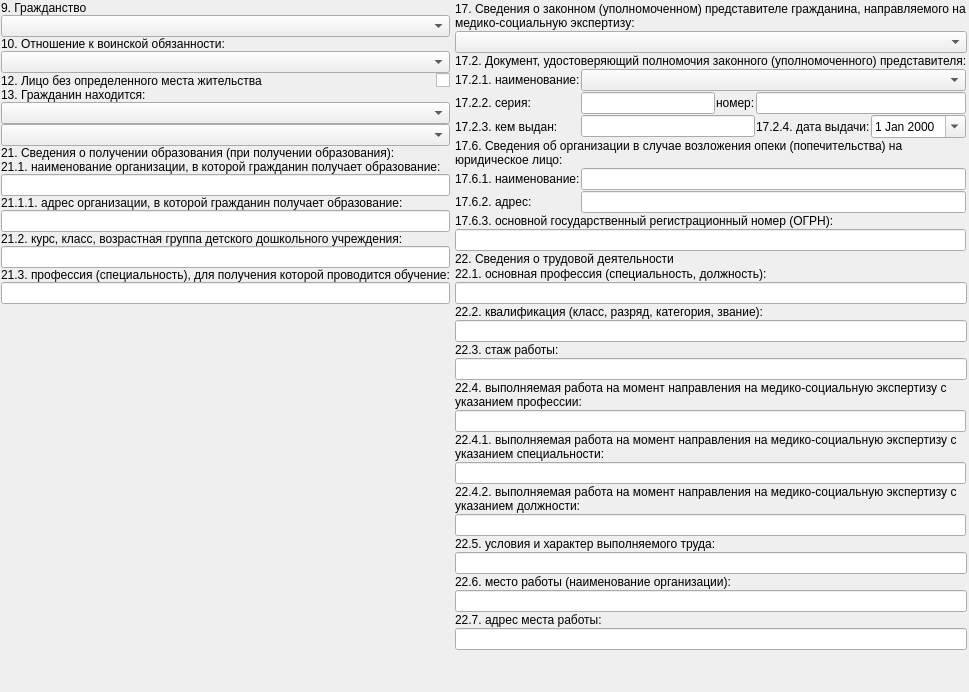
          <widget class="QWidget" name="tabClientData">
           <attribute name="title">
            <string>Данные о пациенте</string>
           </attribute>
           <layout class="QGridLayout" name="gridLayout_25">
            <property name="margin">
             <number>1</number>
            </property>
            <property name="spacing">
             <number>1</number>
            </property>
            <item row="0" column="0">
             <layout class="QGridLayout" name="gridLayout_24">
              <property name="spacing">
               <number>4</number>
              </property>
              <item row="0" column="0">
               <layout class="QGridLayout" name="gridLayout_23">
                <property name="spacing">
                 <number>0</number>
                </property>
                <item row="6" column="0" colspan="2">
                 <widget class="CStrComboBox" name="cmbClientIsLocated"/>
                </item>
                <item row="3" column="0" colspan="2">
                 <widget class="CStrComboBox" name="cmbClientMilitaryDuty"/>
                </item>
                <item row="4" column="0">
                 <widget class="QLabel" name="lblClientNoFixedPlaceResidence">
                  <property name="text">
                   <string>12. Лицо без определенного места жительства</string>
                  </property>
                 </widget>
                </item>
                <item row="4" column="1">
                 <widget class="QCheckBox" name="chkClientNoFixedPlaceResidence">
                  <property name="sizePolicy">
                   <sizepolicy hsizetype="Fixed" vsizetype="Fixed">
                    <horstretch>0</horstretch>
                    <verstretch>0</verstretch>
                   </sizepolicy>
                  </property>
                  <property name="layoutDirection">
                   <enum>Qt::RightToLeft</enum>
                  </property>
                  <property name="text">
                   <string/>
                  </property>
                 </widget>
                </item>
                <item row="0" column="0" colspan="2">
                 <widget class="QLabel" name="lblClientCitizenship">
                  <property name="text">
                   <string>9. Гражданство</string>
                  </property>
                 </widget>
                </item>
                <item row="9" column="0" colspan="2">
                 <widget class="QLabel" name="lblClientEducationOrgName">
                  <property name="text">
                   <string>21.1. наименование организации, в которой гражданин получает образование:</string>
                  </property>
                  <property name="wordWrap">
                   <bool>true</bool>
                  </property>
                 </widget>
                </item>
                <item row="14" column="0" colspan="2">
                 <widget class="QLineEdit" name="edtClientEducationCourse"/>
                </item>
                <item row="5" column="0" colspan="2">
                 <widget class="QLabel" name="lblClientIsLocated">
                  <property name="text">
                   <string>13. Гражданин находится:</string>
                  </property>
                 </widget>
                </item>
                <item row="16" column="0" colspan="2">
                 <widget class="QLineEdit" name="edtClientEducationSpecialty"/>
                </item>
                <item row="15" column="0" colspan="2">
                 <widget class="QLabel" name="lblClientEducationSpecialty">
                  <property name="text">
                   <string>21.3. профессия (специальность), для получения которой проводится обучение:</string>
                  </property>
                 </widget>
                </item>
                <item row="17" column="0" colspan="2">
                 <spacer name="verticalSpacer">
                  <property name="orientation">
                   <enum>Qt::Vertical</enum>
                  </property>
                  <property name="sizeHint" stdset="0">
                   <size>
                    <width>20</width>
                    <height>40</height>
                   </size>
                  </property>
                 </spacer>
                </item>
                <item row="8" column="0" colspan="2">
                 <widget class="QLabel" name="lblClientEducation">
                  <property name="text">
                   <string>21. Сведения о получении образования (при получении образования):</string>
                  </property>
                 </widget>
                </item>
                <item row="2" column="0" colspan="2">
                 <widget class="QLabel" name="lblClientMilitaryDuty">
                  <property name="text">
                   <string>10. Отношение к воинской обязанности:</string>
                  </property>
                 </widget>
                </item>
                <item row="1" column="0" colspan="2">
                 <widget class="CStrComboBox" name="cmbClientCitizenship"/>
                </item>
                <item row="7" column="0" colspan="2">
                 <widget class="COrgComboBoxEx" name="cmbClientIsLocatedOrg"/>
                </item>
                <item row="10" column="0" colspan="2">
                 <widget class="QLineEdit" name="edtClientEducationOrgName"/>
                </item>
                <item row="13" column="0" colspan="2">
                 <widget class="QLabel" name="lblClientEducationCourse">
                  <property name="text">
                   <string>21.2. курс, класс, возрастная группа детского дошкольного учреждения:</string>
                  </property>
                 </widget>
                </item>
                <item row="11" column="0" colspan="2">
                 <widget class="QLabel" name="lblClientEducationOrgAddress">
                  <property name="text">
                   <string>21.1.1. адрес организации, в которой гражданин получает образование:</string>
                  </property>
                 </widget>
                </item>
                <item row="12" column="0" colspan="2">
                 <widget class="QLineEdit" name="edtClientEducationOrgAddress"/>
                </item>
               </layout>
              </item>
              <item row="0" column="1">
               <layout class="QGridLayout" name="gridLayout_22">
                <property name="margin">
                 <number>1</number>
                </property>
                <property name="spacing">
                 <number>1</number>
                </property>
                <item row="20" column="0" colspan="5">
                 <widget class="QLineEdit" name="edtPatronWorkActive"/>
                </item>
                <item row="21" column="0" colspan="5">
                 <widget class="QLabel" name="lblPatronWorkActiveSpecialty">
                  <property name="text">
                   <string>22.4.1. выполняемая работа на момент направления на медико-социальную экспертизу с указанием специальности:</string>
                  </property>
                  <property name="wordWrap">
                   <bool>true</bool>
                  </property>
                 </widget>
                </item>
                <item row="23" column="0" colspan="5">
                 <widget class="QLabel" name="lblPatronWorkActivePost">
                  <property name="text">
                   <string>22.4.2. выполняемая работа на момент направления на медико-социальную экспертизу с указанием должности:</string>
                  </property>
                  <property name="wordWrap">
                   <bool>true</bool>
                  </property>
                 </widget>
                </item>
                <item row="28" column="0" colspan="6">
                 <widget class="QLineEdit" name="edtPatronWorkPlaceOrg"/>
                </item>
                <item row="13" column="0" colspan="6">
                 <widget class="QLabel" name="lblPatronSpecialty">
                  <property name="text">
                   <string>22.1. основная профессия (специальность, должность):</string>
                  </property>
                 </widget>
                </item>
                <item row="29" column="0" colspan="6">
                 <widget class="QLabel" name="lblPatronWorkPlaceAddress">
                  <property name="text">
                   <string>22.7. адрес места работы:</string>
                  </property>
                 </widget>
                </item>
                <item row="18" column="0" colspan="6">
                 <widget class="QLineEdit" name="edtPatronWorkExperience"/>
                </item>
                <item row="30" column="0" colspan="6">
                 <widget class="QLineEdit" name="edtPatronWorkPlaceAddress"/>
                </item>
                <item row="4" column="0">
                 <widget class="QLabel" name="lblRepresentativeDocumentSeria">
                  <property name="text">
                   <string>17.2.2. серия:</string>
                  </property>
                 </widget>
                </item>
                <item row="0" column="0" colspan="6">
                 <widget class="QLabel" name="lblClientRelationRepresentative">
                  <property name="text">
                   <string>17. Сведения о законном (уполномоченном) представителе гражданина, направляемого на медико-социальную экспертизу:</string>
                  </property>
                  <property name="wordWrap">
                   <bool>true</bool>
                  </property>
                 </widget>
                </item>
                <item row="4" column="1">
                 <widget class="QLineEdit" name="edtRepresentativeDocumentSeria"/>
                </item>
                <item row="4" column="2">
                 <widget class="QLabel" name="lblRepresentativeDocumentNumber">
                  <property name="text">
                   <string>номер:</string>
                  </property>
                 </widget>
                </item>
                <item row="5" column="0">
                 <widget class="QLabel" name="lblRepresentativeDocumentOrigin">
                  <property name="text">
                   <string>17.2.3. кем выдан:</string>
                  </property>
                 </widget>
                </item>
                <item row="14" column="0" colspan="6">
                 <widget class="QLineEdit" name="edtPatronSpecialty"/>
                </item>
                <item row="5" column="3">
                 <widget class="QLabel" name="lblRepresentativeDocumentDate">
                  <property name="sizePolicy">
                   <sizepolicy hsizetype="Fixed" vsizetype="Preferred">
                    <horstretch>0</horstretch>
                    <verstretch>0</verstretch>
                   </sizepolicy>
                  </property>
                  <property name="text">
                   <string>17.2.4. дата выдачи:</string>
                  </property>
                 </widget>
                </item>
                <item row="5" column="4">
                 <widget class="CDateEdit" name="edtRepresentativeDocumentDate">
                  <property name="sizePolicy">
                   <sizepolicy hsizetype="Fixed" vsizetype="Fixed">
                    <horstretch>0</horstretch>
                    <verstretch>0</verstretch>
                   </sizepolicy>
                  </property>
                  <property name="calendarPopup">
                   <bool>true</bool>
                  </property>
                 </widget>
                </item>
                <item row="7" column="0" colspan="5">
                 <widget class="QLabel" name="lblRepresentativeOrg">
                  <property name="text">
                   <string>17.6. Сведения об организации в случае возложения опеки (попечительства) на юридическое лицо:</string>
                  </property>
                  <property name="wordWrap">
                   <bool>true</bool>
                  </property>
                 </widget>
                </item>
                <item row="9" column="1" colspan="4">
                 <widget class="QLineEdit" name="edtRepresentativeOrgAddress"/>
                </item>
                <item row="10" column="0" colspan="5">
                 <widget class="QLabel" name="lblRepresentativeOrgOGRN">
                  <property name="text">
                   <string>17.6.3. основной государственный регистрационный номер (ОГРН): </string>
                  </property>
                 </widget>
                </item>
                <item row="8" column="0">
                 <widget class="QLabel" name="lblRepresentativeOrgName">
                  <property name="text">
                   <string>17.6.1. наименование:</string>
                  </property>
                 </widget>
                </item>
                <item row="11" column="0" colspan="5">
                 <widget class="QLineEdit" name="edtRepresentativeOrgOGRN">
                  <property name="inputMask">
                   <string>999999999999999999999999999999999999999999999999999999999999999999999999999999; </string>
                  </property>
                  <property name="maxLength">
                   <number>78</number>
                  </property>
                 </widget>
                </item>
                <item row="19" column="0" colspan="6">
                 <widget class="QLabel" name="lblPatronWorkActive">
                  <property name="text">
                   <string>22.4. выполняемая работа на момент направления на медико-социальную экспертизу с указанием профессии:</string>
                  </property>
                  <property name="wordWrap">
                   <bool>true</bool>
                  </property>
                 </widget>
                </item>
                <item row="27" column="0" colspan="6">
                 <widget class="QLabel" name="lblPatronWorkPlaceOrg">
                  <property name="text">
                   <string>22.6. место работы (наименование организации):</string>
                  </property>
                 </widget>
                </item>
                <item row="12" column="0" colspan="6">
                 <widget class="QLabel" name="lblPatronWork">
                  <property name="text">
                   <string>22. Сведения о трудовой деятельности</string>
                  </property>
                 </widget>
                </item>
                <item row="25" column="0" colspan="6">
                 <widget class="QLabel" name="lblPatronWorkConditions">
                  <property name="text">
                   <string>22.5. условия и характер выполняемого труда:</string>
                  </property>
                 </widget>
                </item>
                <item row="4" column="3" colspan="2">
                 <widget class="QLineEdit" name="edtRepresentativeDocumentNumber"/>
                </item>
                <item row="16" column="0" colspan="6">
                 <widget class="QLineEdit" name="edtPatronQualification"/>
                </item>
                <item row="2" column="0" colspan="6">
                 <widget class="QLabel" name="lblRepresentativeDocument">
                  <property name="text">
                   <string>17.2. Документ, удостоверяющий полномочия законного (уполномоченного) представителя:</string>
                  </property>
                 </widget>
                </item>
                <item row="1" column="0" colspan="6">
                 <widget class="CClientRelationComboBoxPatron" name="cmbClientRelationRepresentative"/>
                </item>
                <item row="5" column="1" colspan="2">
                 <widget class="QLineEdit" name="edtRepresentativeDocumentOrigin"/>
                </item>
                <item row="8" column="1" colspan="4">
                 <widget class="QLineEdit" name="edtRepresentativeOrgName"/>
                </item>
                <item row="3" column="0">
                 <widget class="QLabel" name="lblRepresentativeDocumentName">
                  <property name="text">
                   <string>17.2.1. наименование:</string>
                  </property>
                 </widget>
                </item>
                <item row="17" column="0" colspan="6">
                 <widget class="QLabel" name="lblPatronWorkExperience">
                  <property name="text">
                   <string>22.3. стаж работы:</string>
                  </property>
                 </widget>
                </item>
                <item row="15" column="0" colspan="6">
                 <widget class="QLabel" name="lblPatronQualification">
                  <property name="text">
                   <string>22.2. квалификация (класс, разряд, категория, звание):</string>
                  </property>
                 </widget>
                </item>
                <item row="26" column="0" colspan="6">
                 <widget class="QLineEdit" name="edtPatronWorkConditions"/>
                </item>
                <item row="9" column="0">
                 <widget class="QLabel" name="lblRepresentativeOrgAdress">
                  <property name="text">
                   <string>17.6.2. адрес:</string>
                  </property>
                 </widget>
                </item>
                <item row="22" column="0" colspan="5">
                 <widget class="QLineEdit" name="edtPatronWorkActiveSpecialty"/>
                </item>
                <item row="24" column="0" colspan="5">
                 <widget class="QLineEdit" name="edtPatronWorkActivePost"/>
                </item>
                <item row="3" column="1" colspan="4">
                 <widget class="CStrComboBox" name="cmbRepresentativeDocumentName"/>
                </item>
               </layout>
              </item>
              <item row="1" column="1">
               <spacer name="verticalSpacer_6">
                <property name="orientation">
                 <enum>Qt::Vertical</enum>
                </property>
                <property name="sizeHint" stdset="0">
                 <size>
                  <width>20</width>
                  <height>40</height>
                 </size>
                </property>
               </spacer>
              </item>
             </layout>
            </item>
           </layout>
          </widget>
